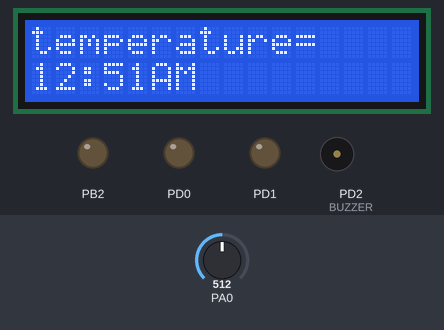
Bench run of a program on a simulated ATmega32, built with avr-gcc and emulated at 8 MHz. Shown: 16×2 character LCD, output pins drawn as LEDs (lit = HIGH), buzzer (waves = sounding, pin HIGH). Wiring (inferred from the signals the program sends): character LCD (HD44780): RS PB1; E PB0; data PD4, PD5, PD6, PD7. Inputs (shaded band) come from the test bench; at power-on: PA0 = 512. Pins used as bus, display or sensor lines are not drawn.

Above: at 2.2 s.
2.3 s: PA0 set to 410
4.1 s: PA0 set to 388
At 5.8 s:
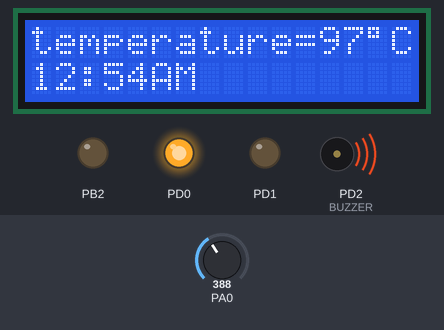
8.4 s: PA0 set to 207
At 11.4 s:
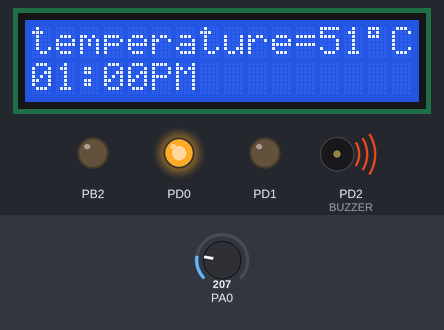
12.7 s: PA0 set to 184
At 13.8 s:
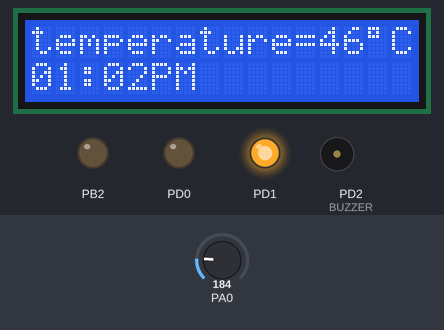
Timing chart, 0 to 15.7 s (numbered marks = the images above; inputs shaded):
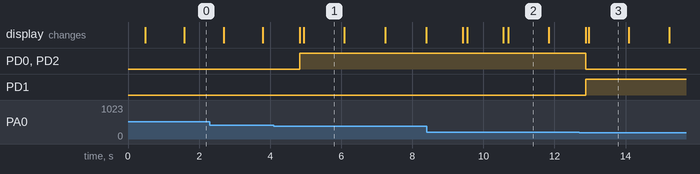

The program:

room_temperature.c
```c
/*
 * room_temperature.c
 *
 * Created: 10/4/2024 9:48:16 PM
 *  Author: Mai El-Shahed
 */


#include <avr/io.h>


#include "adc_driver.h"
#include "LCD.h"
#define F_CPU 8000000UL
#include <util/delay.h>

char read_val;
unsigned short temperature;
 volatile unsigned short sec=50,min=0,hour=12;
 char temp=0;
int main(void)
{
	ADC_vinit();
	LCD_vinit();

	LCD_vsend_string("temperature=");
DIO_vsetpindir('D',1,1);
	DIO_vsetpindir('D',0,1);//OUTPUT ==1   INPUT 0
	DIO_vsetpindir('D',2,1);//BUZZER
	while(1)
	{
		//TODO:: Please write your application code
		temperature=((ADC_Read())*0.25);

		if(temperature<10 )
		{
			LCD_movecursor(1,13);
			//LCD_vsend_char(0x30);
			LCD_vsend_char((temperature%10)+48);
			LCD_vsend_char(0xDF);
			LCD_vsend_char(0x43);
			LCD_vsend_char(0x20);//clear bit
			DIO_vwrite('D',1,1);
			DIO_vwrite('D',0,0); //RED
		}

		else if( temperature<100)
		{
			LCD_movecursor(1,13);
			LCD_vsend_char((temperature/10)+48);
			LCD_vsend_char((temperature%10)+48);
			LCD_vsend_char(0xDF);
			LCD_vsend_char(0x43);

			if (temperature>=50)
			{
				DIO_vwrite('D',1,0);
				DIO_vwrite('D',0,1); //RED
				DIO_vwrite('D',2,1); //BUZZER
			}
			else
			{
				DIO_vwrite('D',1,1);
				DIO_vwrite('D',0,0); //RED
				DIO_vwrite('D',2,0); //BUZZER
			}
		}


		 if (sec < 10)
		{
			LCD_movecursor(2,1);
				LCD_vsend_char((hour/10)+48);
			LCD_vsend_char((hour%10)+48);
			LCD_movecursor(2,3);
			LCD_vsend_char(':');
			LCD_movecursor(2,4);
			LCD_vsend_char((min%10)+48);
			LCD_movecursor(2,5);
			LCD_vsend_char((sec%10)+48);
			if (temp==0)
			{
					LCD_movecursor(2,6);
					LCD_vsend_string("AM");
			}

			_delay_ms(1000);
			sec++;

		} else if(sec <= 59 || hour >= 12 ){

		LCD_movecursor(2,1);
		LCD_vsend_char((hour/10)+48);
		LCD_vsend_char((hour%10)+48);
	LCD_movecursor(2,3);
		LCD_vsend_char(':');
		LCD_movecursor(2,4);
		LCD_vsend_char((sec/10)+48);
		LCD_vsend_char((sec%10)+48);

			if (temp==0)
			{
				LCD_movecursor(2,6);
				LCD_vsend_string("AM");
			}


			_delay_ms(1000);

			if ((sec==59)&&(hour==12))
			{
				break;
			}

			sec++;

		}
		else if(sec==60 || hour <= 9)
		{
			sec=0;
			hour++;
			LCD_movecursor(2,1);
			LCD_vsend_char((min%10)+48);
			LCD_movecursor(2,2);
			LCD_vsend_char((hour%10)+48);
			LCD_movecursor(2,3);
			LCD_vsend_char(':');
			LCD_movecursor(2,4);
			LCD_vsend_char((sec%10)+48);
					if (temp==0)
					{
						LCD_movecursor(2,6);
						LCD_vsend_string("AM");
					}

	}


	if ((sec==59)&&(hour==12))
	{
		sec=0;
		hour=1;
		temp=1;
			LCD_movecursor(2,6);
		LCD_vsend_string("PM");
	}


	}


	}
```

CFile1.c
```c
/*
 * CFile1.c
 *
 * Created: 6/29/2024 4:30:17 PM
 *  Author: Mai El-Shahed
 */
```

Std_macros.h
```c
/*
 * max.h
 *
 * Created: 4/26/2024 3:14:04 PM
 *  Author: Mai El-Shahed
 */


#ifndef MAX_H_
#define MAX_H_
/*
#define  DDRA  *((volatile unsigned char *)(0X3A))
#define  PORTA  *((volatile unsigned char *)(0X3B))


#define  DDRB  *((volatile unsigned char *)(0X37))
#define  PORTB  *((volatile unsigned char *)(0X38))


#define  DDRD  *((volatile unsigned char *)(0X31))
#define  PORTD  *((volatile unsigned char *)(0X32))


#define  DDRC  *((volatile unsigned char *)(0X34))
#define  PORTC  *((volatile unsigned char *)(0X35))
*/


#define  REGISTOR_SIZE 5
#define  SET_BIT(reg,bit)   reg|=(1<<bit)
#define  CLR_BIT(reg,bit)   reg&=~(1<<bit)
#define  TOG_BIT(reg,bit)   reg^=(1<<bit)
#define  READ_BIT(reg,bit)   ((reg&(1u<<bit))>>bit)
#define  IS_BIT_SET(reg,bit)   (reg&(1<<bit))>>bit
#define  IS_BIT_CLR(reg,bit)  !((reg&(1<<bit))>>bit)
#define  ROR(reg,num)  reg=(reg<<(READ_BIT-num))|(reg>>(num))
#define  ROL(reg,num)  reg=(reg>>(READ_BIT-num))|(reg<<(num))


#endif /* MAX_H_ */
```

LCD_config.h
```c
/*
 * LCD_config.h
 *
 * Created: 6/11/2024 12:27:31 AM
 *  Author: Mai El-Shahed
 */


#ifndef LCD_CONFIG_H_
#define LCD_CONFIG_H_
#define four_bits_mode

//#define eight_bits_mode


#endif /* LCD_CONFIG_H_ */
```

LCD.c
```c
/*
 * LCD.c
 *
 * Created: 6/10/2024 7:02:07 PM
 *  Author: Mai El-Shahed
 */
#include <avr/io.h>
#include "LCD.h"

#define F_CPU 8000000UL
#include <util/delay.h>

void LCD_vinit(void)
{
	_delay_ms(200);
	#if defined eight_bits_mode
	//pin output
	DIO_vsetpindir('D',0,1);
	DIO_vsetpindir('D',1,1);
	DIO_vsetpindir('D',2,1);
	DIO_vsetpindir('D',3,1);
	DIO_vsetpindir('D',4,1);
	DIO_vsetpindir('D',5,1);
	DIO_vsetpindir('D',6,1);
	DIO_vsetpindir('D',7,1);
	DIO_vsetpindir('B',EN,1);
	DIO_vsetpindir('B',RW,1);
	DIO_vsetpindir('B',RS,1);

	DIO_vwrite('B',RW,0);  //w  portB |(1<<RW)
	LCD_vsend_cmd(EIGHT_BITS); //8 bit mode   =0X38 CMMOEND
	_delay_ms(1);
	LCD_vsend_cmd(CURSOR_ON_DISPLAN_ON);//display on cursor on
	_delay_ms(1);
	LCD_vsend_cmd(CLR_SCREEN);//clear the screen
	_delay_ms(10);
	LCD_vsend_cmd(ENTRY_MODE); //entry mode
	_delay_ms(1);

	#elif defined four_bits_mode
		DIO_vsetpindir('D',4,1);
		DIO_vsetpindir('D',5,1);
		DIO_vsetpindir('D',6,1);
		DIO_vsetpindir('D',7,1);
		DIO_vsetpindir('B',EN,1);
		DIO_vsetpindir('B',RW,1);
		DIO_vsetpindir('B',RS,1);

DIO_vwrite('D',RW,0);
 LCD_vsend_cmd(RETURN_HOME); //return home
 _delay_ms(10);
 LCD_vsend_cmd(FOUR_BITS); //4bit mode 0X28
 _delay_ms(1);
 LCD_vsend_cmd(CURSOR_ON_DISPLAN_ON);//display on cursor on
 _delay_ms(1);
 LCD_vsend_cmd(CLR_SCREEN);//clear the screen
 _delay_ms(10);
 LCD_vsend_cmd(ENTRY_MODE); //entry mode
 _delay_ms(1);
 #endif
}


static void send_falling_edge(void)
{
	DIO_vwrite('B',EN,1);//V=5
	_delay_ms(2);
	DIO_vwrite('B',EN,0); //V=0
	_delay_ms(2);
}


void LCD_vsend_cmd(char cmd)
{
	#if defined eight_bits_mode
	DIO_vWRITEport('D',cmd);
	DIO_vwrite('B',RS,0);//commend reg
	send_falling_edge();

	#elif defined four_bits_mode
	write_high_nibble('D',cmd>>4);
	DIO_vwrite('B',RS,0);
	send_falling_edge();

	write_high_nibble('D',cmd);
	DIO_vwrite('B',RS,0);
	send_falling_edge();
	_delay_ms(1);
	#endif
}


void LCD_vsend_char(char data)
{
	#if defined eight_bits_mode
	DIO_write_port('D',data);
	DIO_write('B',RS,1);// data reg
	send_falling_edge();

	#elif defined four_bits_mode
	write_high_nibble('D',data>>4);
	DIO_vwrite('B',RS,1);
	send_falling_edge();

	write_high_nibble('D',data);
	DIO_vwrite('B',RS,1);
	send_falling_edge();

	_delay_ms(1);
	#endif
}

void LCD_vsend_string(char *data)
{
	while((*data)!='\0')
	{
		LCD_vsend_char(*data);
		data++;
	}
}


void LCD_clearscreen()
{
	LCD_vsend_cmd(CLR_SCREEN);//0x01
	_delay_ms(10);
}

void LCD_movecursor(char row,char coloumn)
{
	char data ;
	if(row >    2 || row     <  1  || coloumn > 16 || coloumn<1)
	{
		data=0x80;
	}

	else if(row==1)
	{
		data=0x80+coloumn-1 ;
	}
	else if (row==2)
	{
		data=0xc0+coloumn-1;
	}

	LCD_vsend_cmd(data);
	_delay_ms(1);
}
```

LCD.h
```c
/*
 * LCD.h
 *
 * Created: 6/10/2024 7:00:22 PM
 *  Author: Mai El-Shahed
 */


#ifndef LCD_H_
#define LCD_H_
#include "DIO.h"
#include "LCD_config.h"

//Send that as a command to the LCD
#define CLR_SCREEN 0x01
#define CURSOR_ON_DISPLAN_ON 0x0c    //CURSOR_OFF
#define RETURN_HOME 0x02
#define ENTRY_MODE 0x06

#if defined four_bits_mode
#define EN 0
#define RS 1
#define RW 2
#define FOUR_BITS 0x28

#elif defined eight_bits_mode
//NUM PIN TO PORT
#define EN 0
#define RS 1
#define RW 2
#define EIGHT_BITS 0x38

#endif


void LCD_vinit(void);

static void send_falling_edge(void);
void LCD_vsend_cmd(char cmd);
void LCD_vsend_char(char data);
void LCD_vsend_string(char *data);
void LCD_clearscreen();
void LCD_movecursor(char row,char coloumn);


#endif /* LCD_H_ */
```

adc_driver.c
```c
/*
 * adc_driver.c
 *
 * Created: 6/25/2024 1:13:49 AM
 *  Author: Mai El-Shahed
 */
#include <avr/io.h>

#include "Std_macros.h"

void ADC_vinit(void)
{
	SET_BIT(ADMUX,REFS0); //configure VREF AVCC 5v
	SET_BIT(ADMUX,REFS1); //configure VREF AVCC 2.65v  steb 2.5
	SET_BIT(ADCSRA,ADEN); // enable ADC
	/* adjust ADC clock 8mhz clock cpu / 64 = 125khz clock adc*/
	SET_BIT(ADCSRA,ADPS2);
	SET_BIT(ADCSRA,ADPS1);
}

unsigned short ADC_Read(void)
{
	unsigned short read_val;

	SET_BIT(ADCSRA,ADSC);//start conv
	while(READ_BIT(ADCSRA,ADSC)==1);
	/*while(IS_BIT_CLR(ADCSRA,ADIF));//stay in your position till ADIF become 1
	   SET_BIT(ADCSRA,ADIF); // clear ADIF*/
	//while(!(READ_BIT(ADCSRA,ADIF)==1));//stay in your position till ADIF become 1
	/*while((READ_BIT(ADCSRA,ADIF)==0));//stay in your position till ADIF become 1
	   SET_BIT(ADCSRA,ADIF); // clear ADIF*/

	read_val=(ADCL);
	read_val|=(ADCH<<8);
	return read_val ;
}
```

adc_driver.h
```c
/*
 * adc_driver.h
 *
 * Created: 6/25/2024 1:14:10 AM
 *  Author: Mai El-Shahed
 */


#ifndef ADC_DRIVER_H_
#define ADC_DRIVER_H_

void ADC_vinit(void);
unsigned short ADC_Read(void);

void ADCintertupt_vinit();

unsigned short ADCinterrupt_read() ;

#endif /* ADC_DRIVER_H_ */
```

Dio.c
```c
/*
 * CFile1.c
 *
 * Created: 4/30/2024 3:17:20 PM
 *  Author: Mai El-Shahed
 */

#include <avr/io.h>

#include "Std_macros.h"

void DIO_vsetpindir(unsigned char port,unsigned char pin,unsigned char direction){


	switch(port){

		case 'A':
		case 'a':
		if (direction==1)
		{
			SET_BIT(DDRA,pin);//Set the direction of the given pin in port A as output
			//DDRA |=(1<<pin);

		}
		else
		{
			CLR_BIT(DDRA,pin);//CLEAR the direction of the given pin in port A as input

		}
		break;

		case 'B':
		case 'b':
		if (direction==1)
		{
			SET_BIT(DDRB,pin);//Set the direction of the given pin in port B as output

		}
		else
		{
			CLR_BIT(DDRB,pin);//CLEAR the direction of the given pin in port B as input

		}
		break;

		case 'D':
		case 'd':
		if (direction==1)
		{
			SET_BIT(DDRD,pin);//Set the direction of the given pin in port D as output

		}
		else
		{
			CLR_BIT(DDRD,pin);//CLEAR the direction of the given pin in port D as input

		}
		break;

		case 'C':
		case 'c':
		if (direction==1)
		{
			SET_BIT(DDRC,pin);//Set the direction of the given pin in port C as output

		}
		else
		{
			CLR_BIT(DDRC,pin);//CLEAR the direction of the given pin in port C as input

		}
		break;
		default:break;


}
}
//port direction==output
void DIO_vwrite(unsigned char port,unsigned char pin,unsigned char val){


	switch(port){

		case 'A':
		case 'a':
		if (val==1)
		{
			SET_BIT(PORTA,pin);//Set the value of the given pin in port A as High

			//PORTA |=(1<<pin);

		}
		else
		{
			CLR_BIT(PORTA,pin);//Set the value of the given pin in port A as LOW


		}
		break;

		case 'B':
		case 'b':
		if (val==1)
		{
			SET_BIT(PORTB,pin);//Set the value of the given pin in port B as High
		}
		else
		{
			CLR_BIT(PORTB,pin);//Set the value of the given pin in port B as LOW


		}
		break;

		case 'D':
		case 'd':
		if (val==1)
		{
			SET_BIT(PORTD,pin);//Set the value of the given pin in port D as High


		}
		else
		{
			CLR_BIT(PORTD,pin);//Set the value of the given pin in port D as LOW
		}
		break;

		case 'C':
		case 'c':
		if (val==1)
		{
			SET_BIT(PORTC,pin);//Set the value of the given pin in port C as High
		}
		else
		{
			CLR_BIT(PORTC,pin);//Set the value of the given pin in port C as LOW


		}
		break;
		default:break;


	}
}

void DIO_vtogglepin(unsigned char port,unsigned char pin){
	switch(port){
		case 'A':
		case 'a':
		TOG_BIT(PORTA,pin);//Toggle the value of the given pin in port A
		break;
		case 'B':
		case 'b':
		TOG_BIT(PORTB,pin);//Toggle the value of the given pin in port B
		break;
		case 'D':
		case 'd':
		TOG_BIT(PORTD,pin);//Toggle the value of the given pin in port D
		break;
		case 'C':
		case 'c':
		TOG_BIT(PORTC,pin);//Toggle the value of the given pin in port C
		break;
		default:break;
	}
}
unsigned char DIO_uread(unsigned char port ,unsigned char pin){
	unsigned char return_value;
	switch(port){

		case 'A':
		case 'a':
		return_value=READ_BIT(PINA,pin);//Read the value from the given pin in port A
		break;


	case 'B':
	case 'b':
	return_value=READ_BIT(PINB,pin);//Read the value from the given pin in port B
	break;

			case 'C':
			case 'c':
			return_value=READ_BIT(PINC,pin);//Read the value from the given pin in port C
			break;

				case 'D':
				case 'd':
				return_value=READ_BIT(PIND,pin);//Read the value from the given pin in port D
				break;
		default:break;

	}
	return return_value;
}


//direction port


void DIO_vsetportdir(unsigned char port,unsigned char direction){

	switch(port){

		case 'A':
		case 'a':
		DDRA=direction;//set the direction of port A

		break;

		case 'B':
		case 'b':
			DDRB=direction;

		break;

		case 'D':
		case 'd':
		DDRD=direction;


		break;

		case 'C':
		case 'c':
		DDRC=direction;

		break;
		default:break;
	}
}


void DIO_vWRITEport(unsigned char port,unsigned char val){

	switch(port){

		case 'A':
		case 'a':
		PORTA=val;//Write the given value to the port A

		break;

		case 'B':
		case 'b':
		PORTB=val;//Write the given value to the port B


		break;

		case 'D':
		case 'd':
		PORTD=val;//Write the given value to the port D

		break;

		case 'C':
		case 'c':
		PORTC=val;//Write the given value to the port C

		break;
		default:break;

	}
	}


	unsigned char DIO_ureadport(unsigned char port){
		unsigned char return_val;
		switch(port){

			case 'A':
			case 'a':
			return_val=PINA;//read the value to the port A

			break;

			case 'B':
			case 'b':
			PORTB=PINB;//READ value to the port B


			break;

			case 'D':
			case 'd':
			PORTD=PIND;//READ  value to the port D

			break;

			case 'C':
			case 'c':
			PORTC=PINC;//READ  value to the port C

			break;
			default:break;
		}
			return return_val;

		}


void DIO_vtoggleport(unsigned char port){

			switch(port){

				case 'A':
				case 'a':
				PORTA=~PORTA;    // or PORTA=PORTA^0xff
				break;

				case 'B':
				case 'b':
				PORTB=~PORTB;//Write the given value to the port B


				break;

				case 'D':
				case 'd':
				PORTD=~PORTD;

				break;

				case 'C':
				case 'c':
				PORTC=~PORTC;

				break;


				default:
				break;
			}
}


/*by using internal pull up
DIO_vwrite(unsigned char port,unsigned char pin,unsigned char val);

or

 */
void DIO_vconnectpullup(char portname ,char pinnumber, char connect_pullup)
{
	switch(portname)
	{
		case 'A':
		if(connect_pullup==1)
		{
			SET_BIT(PORTA,pinnumber);
		}
		else
		{
			CLR_BIT(PORTA,pinnumber);
		}
		break;
		case 'B':
		if(connect_pullup==1)
		{
			SET_BIT(PORTB,pinnumber);
		}
		else
		{
			CLR_BIT(PORTB,pinnumber);
		}
		break;
	case 'C':
	if(connect_pullup==1)
	{
		SET_BIT(PORTC,pinnumber);

	}
	else
	{
		CLR_BIT(PORTC,pinnumber);
	}
	break;
	case 'D':
	if(connect_pullup==1)
	{
		SET_BIT(PORTD,pinnumber);

	}
	else
	{
		CLR_BIT(PORTD,pinnumber);
	}
	break;

}
}

	//We will increase  these two functions in DIO.c
	void write_low_nibble(unsigned char portname,unsigned char value)
	{
		value&=0x0f;
		switch(portname)
		{
			case 'A':
			PORTA&=0xf0;// 0b11110000
			PORTA|=value;
			break;
			case 'B':
			PORTB&=0xf0;
			PORTB|=value;
			break;
case 'C':
PORTC&=0xf0;
PORTC|=value;
break;
case 'D':
PORTD&=0xf0;
PORTD|=value;
break;
}
}

void write_high_nibble(unsigned char portname,unsigned char value)
{
	value<<=4;
	switch(portname)
	{
		case 'A':
		PORTA&=0x0f;
		PORTA|=value;
		break;
		case 'B':
		PORTB&=0x0f;
		PORTB|=value;
		break;
		case 'C':
		PORTC&=0x0f;
		PORTC|=value;
		break;
		case 'D':
		PORTD&=0x0f;
		PORTD|=value;
		break;
	}
}
```

Dio.h
```c
/*
 * IncFile1.h
 *
 * Created: 4/30/2024 3:16:28 PM
 *  Author: Mai El-Shahed
 */


#ifndef INCFILE1_H_
#define INCFILE1_H_


void DIO_vsetpindir(unsigned char port,unsigned char pin,unsigned char direction);//output  or input
void DIO_vwrite(unsigned char port,unsigned char pin,unsigned char val);//OUTPUT==VALUE
void DIO_vtogglepin(unsigned char port,unsigned char pin);
unsigned char DIO_uread(unsigned char port ,unsigned char pin);
void DIO_vsetportdir(unsigned char port,unsigned char direction);
unsigned char DIO_ureadport(unsigned char port);
void DIO_vWRITEport(unsigned char port,unsigned char val);
void DIO_vtoggleport(unsigned char port);

//BUTTON INTERNAL PULLUP
void DIO_vconnectpullup(char portname ,char pinnumber, char connect_pullup);


//BCD
void write_low_nibble(unsigned char portname,unsigned char value);
void write_high_nibble(unsigned char portname,unsigned char value);
#endif /* INCFILE1_H_ */
```

Measured:
- the behaviour switches between 400 and 399 on PA0 (found by bisection; images 0 and 1)
- the behaviour switches between 200 and 199 on PA0 (found by bisection; images 2 and 3)
- after the input at 4.1 s, PD0, PD2 (BUZZER): LOW → HIGH after 0.74 s; the display: first changes after 0.74 s (image 1 shows a later state)
- after the input at 12.7 s, PD0, PD2 (BUZZER): HIGH → LOW after 0.18 s; PD1: LOW → HIGH after 0.18 s
- what the display in image 1 shows lasts 1.2 s, from 4.9 s to 6.1 s
